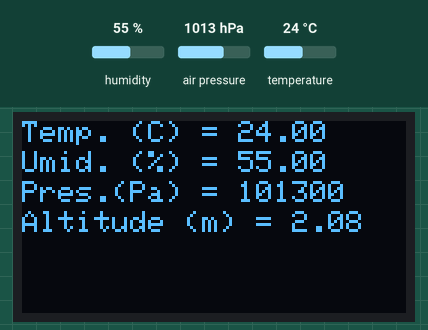
Bench run of a sketch on a simulated Arduino Uno, built with avr-gcc and run on an emulated ATmega328P. Shown: 128×64 one-colour display. Inputs (shaded band) come from the test bench; at power-on: humidity 55 %, air pressure 1013 hPa, temperature 24 °C.

Above: at 1.6 s.
1.7 s: humidity set to 22 %
At 3.6 s:
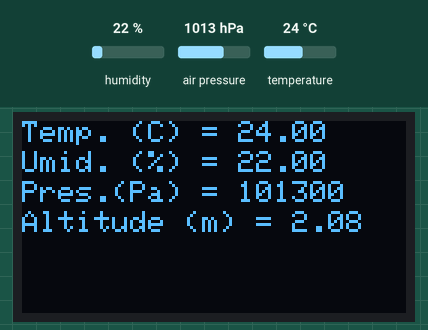
4.5 s: air pressure set to 952 hPa
At 6.0 s:
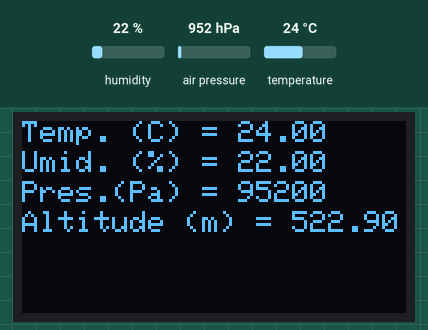
6.5 s: temperature set to 12 °C
At 9.1 s:
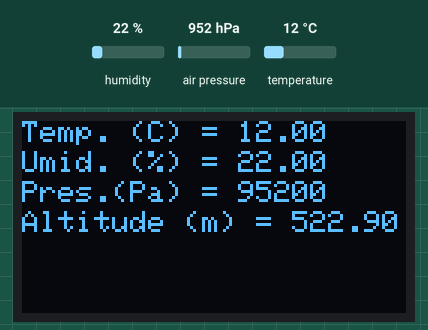
12.9 s: humidity set to 40 %
At 15.2 s:
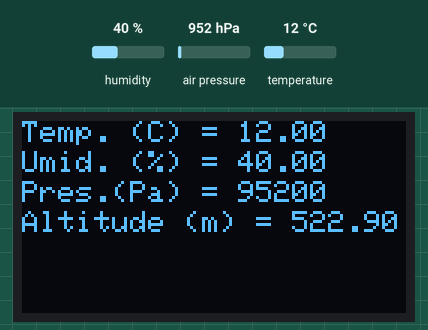
Timing chart, 0 to 16.3 s (numbered marks = the images above; inputs shaded):
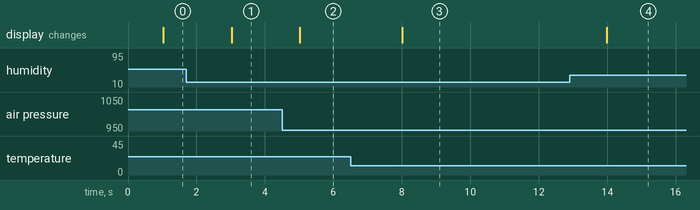

Measured:
- after the input at 1.7 s, the display: changes after 1.3 s (image 1)
- after the input at 4.5 s, the display: changes after 0.52 s (image 2)
- after the input at 6.5 s, the display: changes after 1.5 s (image 3)
- after the input at 12.9 s, the display: changes after 1.1 s (image 4)

The sketch:

projeto_final_arduino.ino
```cpp
/* PROJETO FINAL CURSO CPS (PROGRAMAÇÃO PYTHON COM ARDUINO)
 * DATALOGGER (TEMPERATURA, UMIDADE RELATIVA, PRESSÃO BAROMÉTRICA E ALTITUDE
 *
 * ARDUINO UNO
 * LCD OLED SSD1306
 * SENSOR DE UMIDADE RELATIVA E TEMPERATURA SHT31
 * SENSOR DE PRESSÃO BAROMÉTRICA E TEMPERATURA BMP085
 * PROTOSHIELD ARDUINO
 *
 * AUTOR: DANIEL RODRIGUES DE SOUSA 24/05/2023 */

//INCLUSÃO DAS BIBLIOTECAS NECESSÁRIAS
#include <Arduino.h>
#include <SPI.h>
#include <Wire.h>
#include <Adafruit_GFX.h>
#include <Adafruit_SSD1306.h>
#include <Adafruit_SHT31.h>
#include <Adafruit_BMP085.h>

//CONFIGURAÇÃO DO DISPLAY OLED
#define SCREEN_WIDTH 128
#define SCREEN_HEIGHT 64

#define OLED_RESET     -1
#define SCREEN_ADDRESS 0x3C

//CONSTANTE DE TEMPO USADO NO PROGRAMA
#define TEMPO_MS  166

//DEFINIÇÃO DAS VARIÁVEIS UTILIZADAS PARA ACESSO AOS MÓDULOS
Adafruit_SSD1306 display(SCREEN_WIDTH, SCREEN_HEIGHT, &Wire, OLED_RESET);
Adafruit_SHT31 sht31 = Adafruit_SHT31();
Adafruit_BMP085 bmp;

//VARIÁVEIS DE USO GERAL
char comando;
char state = 0;
long tempo;
long tempo_ant;

//VARIÁVEIS DE USO DOS MÓDULOS
float temp1, temp2;
float umidade;
long int pressao;
float altitude;

//FUNÇÃO PARA ATUALIZAÇÃO DOS DADOS NO DISPLAY OLED
void atualiza_display(void)
{
  display.clearDisplay();
  display.setTextSize(1);
  display.setTextColor(SSD1306_WHITE);

  display.setCursor(0,0);
  display.print("Temp. (C) = ");
  display.print((temp1 + temp2)/2);

  display.setCursor(0,10);
  display.print("Umid. (%) = ");
  display.print(umidade);

  display.setCursor(0,20);
  display.print("Pres.(Pa) = ");
  display.print(pressao);

  display.setCursor(0,30);
  display.print("Altitude (m) = ");
  display.print(altitude);

  display.display();
}

void setup()
{
  //CONFIGURAÇÕES INICIAIS: SERIAL E MÓDULOS
  Serial.begin(115200);

  if(!display.begin(SSD1306_SWITCHCAPVCC, SCREEN_ADDRESS))
  {
    Serial.println("Erro display!");
    while(1);
  }

  if(!sht31.begin(0x44))
  {
    Serial.println("Erro SHT31!");
    while(1);
  }

  if(!bmp.begin())
  {
    Serial.println("Erro BMP085!");
    while(1);
  }
}

void loop()
{
  int i;  //VARIÁVEL DE USO GERAL

  if(Serial.available() > 0)  //TEM DADO DISPONÍVEL?
  {
    comando = Serial.read();  //LEITURA DO CARACTERE (COMANDO)

    switch(comando)
    {
      case '$':                 //SE COMANDO '$', ENVIA 'ok' PARA
        for(i=0; i<100; i++)    //RECONHECIMENTO DE PORTA SERIAL
        {                       //(ENVIA 100 VEZES PARA GARANTIR
          Serial.println("ok"); //RECEBIMENTO NO APLICATIVO
          delay(10);
        }
        break;

      case 'a':                 //SE COMANDO 'a', ENVIA TEMPERATURA
        Serial.println((temp1 + temp2)/2);
        break;

      case 'b':                 //SE COMANDO 'b', ENVIA UMIDADE
        Serial.println(umidade);
        break;

      case 'c':                 //SE COMANDO 'c', ENVIA PRESSÃO BAROMÉTRICA
        Serial.println(pressao);
        break;

      case 'd':                 //SE COMANDO 'd', ENVIA ALTITUDE
        Serial.println(altitude);
        break;
    }
  }

  tempo = millis();

  if(tempo - tempo_ant >= TEMPO_MS) //TMPORIZAÇÃO A CADA 166 ms
  {                                 //(UM CICLO COMPLETO A CADA SEGUNDO)
    tempo_ant = tempo;

    switch(state)
    {
      case 0:                           //ESTADO '0' -> LÊ TEMPERATURA
        temp1 = sht31.readTemperature();//DO SENSOR STH31
        state++;
        break;

      case 1:                           //ESTADO '1' -> LÊ UMIDADE
        umidade = sht31.readHumidity(); //DO SENSOR STH31
        state++;
        break;

      case 2:                           //ESTADO '2' -> LÊ TEMPERATURA
        temp2 = bmp.readTemperature();  //DO SENSOR BMP085
        state++;
        break;

      case 3:                           //ESTADO '3' -> LÊ PRESSÃO
        pressao = bmp.readPressure();   //DO SENSOR BMP085
        state++;
        break;

      case 4:                           //ESTADO '4' -> LÊ ALTITUDE
        altitude = bmp.readAltitude();  //DO SENSOR BMP085
        state++;
        break;

      case 5:                           //ESTADO '5' -> ATUALIZA DISPLAY
        atualiza_display();
        state=0;
        break;
    }
  }
}
```
